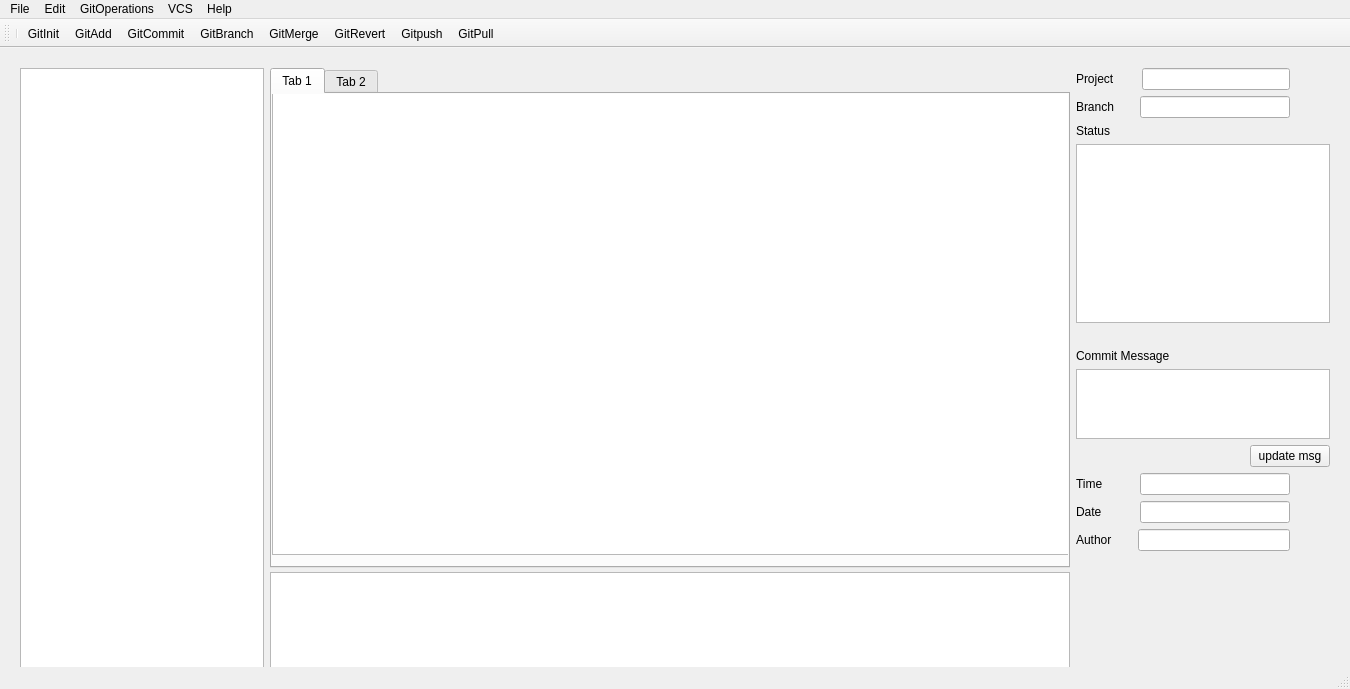
<?xml version="1.0" encoding="UTF-8"?>
<ui version="4.0">
 <class>MainWindow</class>
 <widget class="QMainWindow" name="MainWindow">
  <property name="geometry">
   <rect>
    <x>0</x>
    <y>0</y>
    <width>1350</width>
    <height>689</height>
   </rect>
  </property>
  <property name="windowTitle">
   <string>MainWindow</string>
  </property>
  <widget class="QWidget" name="centralWidget">
   <property name="sizePolicy">
    <sizepolicy hsizetype="Expanding" vsizetype="Expanding">
     <horstretch>0</horstretch>
     <verstretch>0</verstretch>
    </sizepolicy>
   </property>
   <widget class="QWidget" name="layoutWidget">
    <property name="geometry">
     <rect>
      <x>9</x>
      <y>9</y>
      <width>1332</width>
      <height>855</height>
     </rect>
    </property>
    <layout class="QHBoxLayout" name="horizontalLayout_2">
     <item>
      <layout class="QVBoxLayout" name="verticalLayout_3">
       <item>
        <widget class="QListView" name="listView"/>
       </item>
      </layout>
     </item>
     <item>
      <layout class="QVBoxLayout" name="verticalLayout_4">
       <property name="spacing">
        <number>4</number>
       </property>
       <item>
        <widget class="QTabWidget" name="tabWidget">
         <property name="minimumSize">
          <size>
           <width>800</width>
           <height>500</height>
          </size>
         </property>
         <property name="currentIndex">
          <number>0</number>
         </property>
         <widget class="QWidget" name="tab_3">
          <attribute name="title">
           <string>Tab 1</string>
          </attribute>
          <widget class="QGraphicsView" name="graphicsView">
           <property name="geometry">
            <rect>
             <x>0</x>
             <y>-20</y>
             <width>801</width>
             <height>481</height>
            </rect>
           </property>
          </widget>
         </widget>
         <widget class="QWidget" name="tab_4">
          <attribute name="title">
           <string>Tab 2</string>
          </attribute>
          <widget class="QGraphicsView" name="graphicsView_2">
           <property name="geometry">
            <rect>
             <x>0</x>
             <y>0</y>
             <width>851</width>
             <height>471</height>
            </rect>
           </property>
          </widget>
         </widget>
        </widget>
       </item>
       <item>
        <widget class="QTextBrowser" name="textBrowser_2"/>
       </item>
      </layout>
     </item>
     <item>
      <layout class="QVBoxLayout" name="verticalLayout">
       <item>
        <layout class="QHBoxLayout" name="ProjectHLayout">
         <item>
          <widget class="QLabel" name="ProjectLabel">
           <property name="text">
            <string>Project</string>
           </property>
           <property name="buddy">
            <cstring>lineEdit</cstring>
           </property>
          </widget>
         </item>
         <item>
          <spacer name="horizontalSpacer_7">
           <property name="orientation">
            <enum>Qt::Horizontal</enum>
           </property>
           <property name="sizeType">
            <enum>QSizePolicy::Fixed</enum>
           </property>
           <property name="sizeHint" stdset="0">
            <size>
             <width>21</width>
             <height>20</height>
            </size>
           </property>
          </spacer>
         </item>
         <item>
          <widget class="QLineEdit" name="lineEdit">
           <property name="sizePolicy">
            <sizepolicy hsizetype="Expanding" vsizetype="Fixed">
             <horstretch>0</horstretch>
             <verstretch>0</verstretch>
            </sizepolicy>
           </property>
          </widget>
         </item>
         <item>
          <spacer name="horizontalSpacer_12">
           <property name="orientation">
            <enum>Qt::Horizontal</enum>
           </property>
           <property name="sizeType">
            <enum>QSizePolicy::Fixed</enum>
           </property>
           <property name="sizeHint" stdset="0">
            <size>
             <width>40</width>
             <height>20</height>
            </size>
           </property>
          </spacer>
         </item>
        </layout>
       </item>
       <item>
        <layout class="QHBoxLayout" name="BranchHLayout">
         <item>
          <widget class="QLabel" name="BranchLabel">
           <property name="text">
            <string>Branch</string>
           </property>
           <property name="buddy">
            <cstring>lineEdit_2</cstring>
           </property>
          </widget>
         </item>
         <item>
          <spacer name="horizontalSpacer_6">
           <property name="orientation">
            <enum>Qt::Horizontal</enum>
           </property>
           <property name="sizeType">
            <enum>QSizePolicy::Fixed</enum>
           </property>
           <property name="sizeHint" stdset="0">
            <size>
             <width>20</width>
             <height>20</height>
            </size>
           </property>
          </spacer>
         </item>
         <item>
          <widget class="QLineEdit" name="lineEdit_2"/>
         </item>
         <item>
          <spacer name="horizontalSpacer_11">
           <property name="orientation">
            <enum>Qt::Horizontal</enum>
           </property>
           <property name="sizeType">
            <enum>QSizePolicy::Fixed</enum>
           </property>
           <property name="sizeHint" stdset="0">
            <size>
             <width>40</width>
             <height>20</height>
            </size>
           </property>
          </spacer>
         </item>
        </layout>
       </item>
       <item>
        <widget class="QLabel" name="GitStatusLabel">
         <property name="text">
          <string>Status</string>
         </property>
        </widget>
       </item>
       <item>
        <layout class="QHBoxLayout" name="CommitHLayout"/>
       </item>
       <item>
        <widget class="QTextBrowser" name="GitStatuTextBrowser">
         <property name="focusPolicy">
          <enum>Qt::NoFocus</enum>
         </property>
        </widget>
       </item>
       <item>
        <layout class="QHBoxLayout" name="UpdateButtonHLayout"/>
       </item>
       <item>
        <spacer name="verticalSpacer_2">
         <property name="orientation">
          <enum>Qt::Vertical</enum>
         </property>
         <property name="sizeType">
          <enum>QSizePolicy::Fixed</enum>
         </property>
         <property name="sizeHint" stdset="0">
          <size>
           <width>20</width>
           <height>20</height>
          </size>
         </property>
        </spacer>
       </item>
       <item>
        <widget class="QLabel" name="CommitMessageLabel">
         <property name="sizePolicy">
          <sizepolicy hsizetype="Preferred" vsizetype="Fixed">
           <horstretch>0</horstretch>
           <verstretch>0</verstretch>
          </sizepolicy>
         </property>
         <property name="text">
          <string>Commit Message</string>
         </property>
         <property name="buddy">
          <cstring>CommitMesageBrowser</cstring>
         </property>
        </widget>
       </item>
       <item>
        <widget class="QTextBrowser" name="CommitMesageBrowser">
         <property name="maximumSize">
          <size>
           <width>275</width>
           <height>75</height>
          </size>
         </property>
        </widget>
       </item>
       <item>
        <layout class="QHBoxLayout" name="horizontalLayout">
         <item>
          <spacer name="horizontalSpacer">
           <property name="orientation">
            <enum>Qt::Horizontal</enum>
           </property>
           <property name="sizeHint" stdset="0">
            <size>
             <width>40</width>
             <height>20</height>
            </size>
           </property>
          </spacer>
         </item>
         <item>
          <widget class="QPushButton" name="UpdateButton">
           <property name="text">
            <string>update msg</string>
           </property>
          </widget>
         </item>
        </layout>
       </item>
       <item>
        <layout class="QHBoxLayout" name="TimeHLayout">
         <item>
          <widget class="QLabel" name="label_8">
           <property name="text">
            <string>Time</string>
           </property>
           <property name="buddy">
            <cstring>lineEdit_4</cstring>
           </property>
          </widget>
         </item>
         <item>
          <spacer name="horizontalSpacer_5">
           <property name="orientation">
            <enum>Qt::Horizontal</enum>
           </property>
           <property name="sizeType">
            <enum>QSizePolicy::Fixed</enum>
           </property>
           <property name="sizeHint" stdset="0">
            <size>
             <width>31</width>
             <height>20</height>
            </size>
           </property>
          </spacer>
         </item>
         <item>
          <widget class="QLineEdit" name="lineEdit_4"/>
         </item>
         <item>
          <spacer name="horizontalSpacer_10">
           <property name="orientation">
            <enum>Qt::Horizontal</enum>
           </property>
           <property name="sizeType">
            <enum>QSizePolicy::Fixed</enum>
           </property>
           <property name="sizeHint" stdset="0">
            <size>
             <width>40</width>
             <height>20</height>
            </size>
           </property>
          </spacer>
         </item>
        </layout>
       </item>
       <item>
        <layout class="QHBoxLayout" name="DateHLayout">
         <item>
          <widget class="QLabel" name="label_5">
           <property name="text">
            <string>Date</string>
           </property>
           <property name="buddy">
            <cstring>lineEdit_5</cstring>
           </property>
          </widget>
         </item>
         <item>
          <spacer name="horizontalSpacer_4">
           <property name="orientation">
            <enum>Qt::Horizontal</enum>
           </property>
           <property name="sizeType">
            <enum>QSizePolicy::Fixed</enum>
           </property>
           <property name="sizeHint" stdset="0">
            <size>
             <width>32</width>
             <height>20</height>
            </size>
           </property>
          </spacer>
         </item>
         <item>
          <widget class="QLineEdit" name="lineEdit_5"/>
         </item>
         <item>
          <spacer name="horizontalSpacer_9">
           <property name="orientation">
            <enum>Qt::Horizontal</enum>
           </property>
           <property name="sizeType">
            <enum>QSizePolicy::Fixed</enum>
           </property>
           <property name="sizeHint" stdset="0">
            <size>
             <width>40</width>
             <height>20</height>
            </size>
           </property>
          </spacer>
         </item>
        </layout>
       </item>
       <item>
        <layout class="QHBoxLayout" name="AuthorHLayout">
         <item>
          <widget class="QLabel" name="AuthorLabel">
           <property name="text">
            <string>Author</string>
           </property>
           <property name="buddy">
            <cstring>AuthorLineEdit_3</cstring>
           </property>
          </widget>
         </item>
         <item>
          <spacer name="horizontalSpacer_3">
           <property name="orientation">
            <enum>Qt::Horizontal</enum>
           </property>
           <property name="sizeType">
            <enum>QSizePolicy::Fixed</enum>
           </property>
           <property name="sizeHint" stdset="0">
            <size>
             <width>20</width>
             <height>20</height>
            </size>
           </property>
          </spacer>
         </item>
         <item>
          <widget class="QLineEdit" name="AuthorLineEdit_3"/>
         </item>
         <item>
          <spacer name="horizontalSpacer_8">
           <property name="orientation">
            <enum>Qt::Horizontal</enum>
           </property>
           <property name="sizeType">
            <enum>QSizePolicy::Fixed</enum>
           </property>
           <property name="sizeHint" stdset="0">
            <size>
             <width>40</width>
             <height>20</height>
            </size>
           </property>
          </spacer>
         </item>
        </layout>
       </item>
       <item>
        <spacer name="verticalSpacer">
         <property name="orientation">
          <enum>Qt::Vertical</enum>
         </property>
         <property name="sizeType">
          <enum>QSizePolicy::Fixed</enum>
         </property>
         <property name="sizeHint" stdset="0">
          <size>
           <width>254</width>
           <height>350</height>
          </size>
         </property>
        </spacer>
       </item>
      </layout>
     </item>
    </layout>
   </widget>
  </widget>
  <widget class="QToolBar" name="mainToolBar">
   <property name="focusPolicy">
    <enum>Qt::ClickFocus</enum>
   </property>
   <property name="layoutDirection">
    <enum>Qt::LeftToRight</enum>
   </property>
   <attribute name="toolBarArea">
    <enum>TopToolBarArea</enum>
   </attribute>
   <attribute name="toolBarBreak">
    <bool>false</bool>
   </attribute>
   <addaction name="separator"/>
   <addaction name="actionGitInit"/>
   <addaction name="actionGitAdd"/>
   <addaction name="actionGitCommit"/>
   <addaction name="actionGitBranch"/>
   <addaction name="actionGitMerge"/>
   <addaction name="actionGitRevert"/>
   <addaction name="actionGitPush"/>
   <addaction name="actionGitPull"/>
  </widget>
  <widget class="QStatusBar" name="statusBar"/>
  <widget class="QMenuBar" name="menuBar">
   <property name="geometry">
    <rect>
     <x>0</x>
     <y>0</y>
     <width>1350</width>
     <height>29</height>
    </rect>
   </property>
   <widget class="QMenu" name="menuFile">
    <property name="title">
     <string>File</string>
    </property>
    <addaction name="actionOpen"/>
   </widget>
   <widget class="QMenu" name="menuEdit">
    <property name="title">
     <string>Edit</string>
    </property>
   </widget>
   <widget class="QMenu" name="menuGitOperations">
    <property name="title">
     <string>GitOperations</string>
    </property>
    <addaction name="actionGit_Init"/>
    <addaction name="actionGit_Add"/>
    <addaction name="actionGit_Commit"/>
    <addaction name="actionGit_Merge"/>
    <addaction name="actionGit_Branch"/>
    <addaction name="actionGit_Revert"/>
    <addaction name="actionGit_Push"/>
    <addaction name="actionGit_Pull"/>
   </widget>
   <widget class="QMenu" name="menuHelp">
    <property name="title">
     <string>Help</string>
    </property>
    <addaction name="actionCurrent_Version"/>
    <addaction name="actionAbout_us"/>
   </widget>
   <widget class="QMenu" name="menuVCS">
    <property name="title">
     <string>VCS</string>
    </property>
    <widget class="QMenu" name="menuAttach_to_remote_repo">
     <property name="title">
      <string>Attach to remote repo</string>
     </property>
     <addaction name="actionGitHub"/>
     <addaction name="actionBitBucket"/>
    </widget>
    <addaction name="menuAttach_to_remote_repo"/>
   </widget>
   <addaction name="menuFile"/>
   <addaction name="menuEdit"/>
   <addaction name="menuGitOperations"/>
   <addaction name="menuVCS"/>
   <addaction name="menuHelp"/>
  </widget>
  <action name="actionOpen">
   <property name="text">
    <string>Select Project Path</string>
   </property>
  </action>
  <action name="actionGitInit">
   <property name="icon">
    <iconset resource="resources/images.qrc">
     <normaloff>:/new/prefix1/init.png</normaloff>:/new/prefix1/init.png</iconset>
   </property>
   <property name="text">
    <string>GitInit</string>
   </property>
   <property name="toolTip">
    <string>Initialize a new Git repo</string>
   </property>
  </action>
  <action name="actionGitAdd">
   <property name="icon">
    <iconset resource="resources/images.qrc">
     <normaloff>:/new/prefix1/add.png</normaloff>:/new/prefix1/add.png</iconset>
   </property>
   <property name="text">
    <string>GitAdd</string>
   </property>
   <property name="toolTip">
    <string>Add some sweet files to your git repo</string>
   </property>
  </action>
  <action name="actionGitMerge">
   <property name="icon">
    <iconset resource="resources/images.qrc">
     <normaloff>:/new/prefix1/merge.png</normaloff>:/new/prefix1/merge.png</iconset>
   </property>
   <property name="text">
    <string>GitMerge</string>
   </property>
   <property name="toolTip">
    <string>Merges branches</string>
   </property>
  </action>
  <action name="actionGitCommit">
   <property name="icon">
    <iconset resource="resources/images.qrc">
     <normaloff>:/new/prefix1/commit.png</normaloff>:/new/prefix1/commit.png</iconset>
   </property>
   <property name="text">
    <string>GitCommit</string>
   </property>
   <property name="toolTip">
    <string>Commits</string>
   </property>
  </action>
  <action name="actionGitBranch">
   <property name="icon">
    <iconset resource="resources/images.qrc">
     <normaloff>:/new/prefix1/Branch</normaloff>:/new/prefix1/Branch</iconset>
   </property>
   <property name="text">
    <string>GitBranch</string>
   </property>
   <property name="toolTip">
    <string>Branches</string>
   </property>
  </action>
  <action name="actionGit_Init">
   <property name="text">
    <string>Git Init</string>
   </property>
  </action>
  <action name="actionGit_Add">
   <property name="text">
    <string>Git Add</string>
   </property>
  </action>
  <action name="actionGit_Commit">
   <property name="text">
    <string>Git Commit</string>
   </property>
  </action>
  <action name="actionGit_Merge">
   <property name="text">
    <string>Git Merge</string>
   </property>
  </action>
  <action name="actionGit_Branch">
   <property name="text">
    <string>Git Branch</string>
   </property>
  </action>
  <action name="actionCurrent_Version">
   <property name="text">
    <string>Current Version</string>
   </property>
  </action>
  <action name="actionAbout_us">
   <property name="text">
    <string>About us</string>
   </property>
  </action>
  <action name="actionGitRevert">
   <property name="icon">
    <iconset resource="resources/images.qrc">
     <normaloff>:/new/prefix1/revert.png</normaloff>:/new/prefix1/revert.png</iconset>
   </property>
   <property name="text">
    <string>GitRevert</string>
   </property>
   <property name="toolTip">
    <string>Reverts </string>
   </property>
  </action>
  <action name="actionGitHub">
   <property name="text">
    <string>GitHub</string>
   </property>
  </action>
  <action name="actionBitBucket">
   <property name="text">
    <string>BitBucket</string>
   </property>
  </action>
  <action name="actionGit_Revert">
   <property name="text">
    <string>Git Revert</string>
   </property>
  </action>
  <action name="actionGitPush">
   <property name="icon">
    <iconset resource="resources/images.qrc">
     <normaloff>:/new/prefix1/push.png</normaloff>:/new/prefix1/push.png</iconset>
   </property>
   <property name="text">
    <string>Gitpush</string>
   </property>
   <property name="toolTip">
    <string>Commit and push your code to a remote repo</string>
   </property>
  </action>
  <action name="actionGitPull">
   <property name="icon">
    <iconset resource="resources/images.qrc">
     <normaloff>:/new/prefix1/pull.png</normaloff>:/new/prefix1/pull.png</iconset>
   </property>
   <property name="text">
    <string>GitPull</string>
   </property>
   <property name="toolTip">
    <string>Pull latest from repo/branch</string>
   </property>
  </action>
  <action name="actionGit_Push">
   <property name="text">
    <string>Git Push</string>
   </property>
  </action>
  <action name="actionGit_Pull">
   <property name="text">
    <string>Git Pull</string>
   </property>
  </action>
 </widget>
 <layoutdefault spacing="6" margin="11"/>
 <resources>
  <include location="resources/images.qrc"/>
 </resources>
 <connections/>
</ui>
